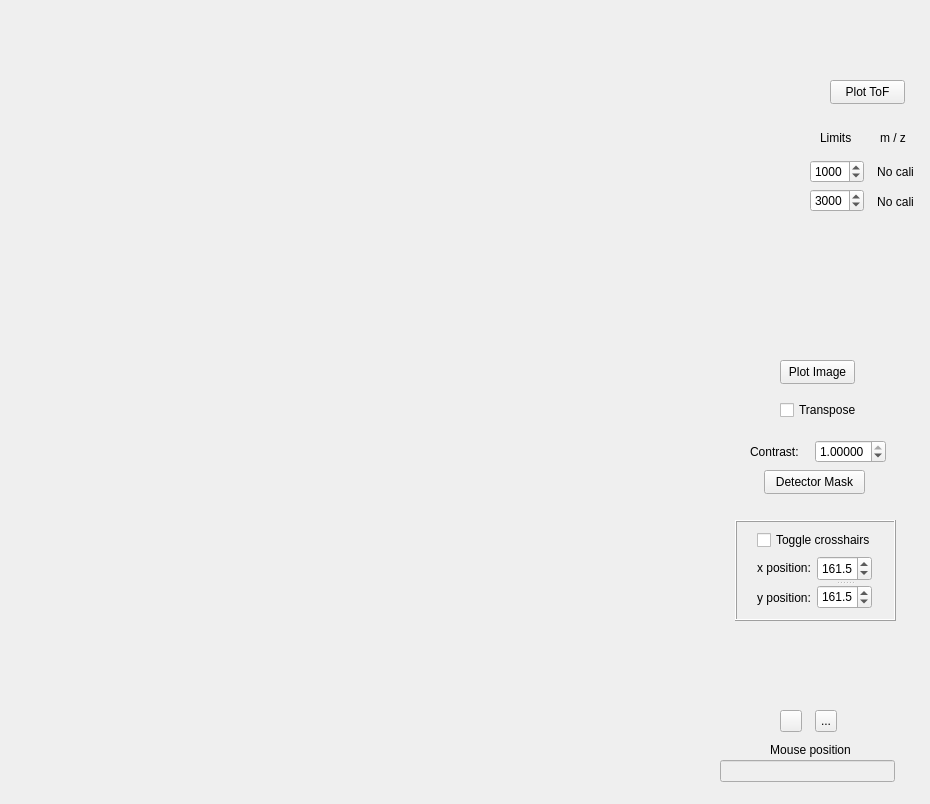
    <widget class="QWidget" name="plotTab">
     <attribute name="title">
      <string>Plot ToF range</string>
     </attribute>
     <widget class="PlotWidget" name="ToFWidget" native="true">
      <property name="geometry">
       <rect>
        <x>40</x>
        <y>20</y>
        <width>760</width>
        <height>250</height>
       </rect>
      </property>
      <property name="sizePolicy">
       <sizepolicy hsizetype="Expanding" vsizetype="Preferred">
        <horstretch>0</horstretch>
        <verstretch>0</verstretch>
       </sizepolicy>
      </property>
     </widget>
     <widget class="PlotWidget" name="ionImageWidget" native="true">
      <property name="geometry">
       <rect>
        <x>105</x>
        <y>290</y>
        <width>585</width>
        <height>505</height>
       </rect>
      </property>
      <property name="sizePolicy">
       <sizepolicy hsizetype="MinimumExpanding" vsizetype="MinimumExpanding">
        <horstretch>5</horstretch>
        <verstretch>5</verstretch>
       </sizepolicy>
      </property>
      <property name="minimumSize">
       <size>
        <width>300</width>
        <height>300</height>
       </size>
      </property>
     </widget>
     <widget class="QPushButton" name="plotToF">
      <property name="geometry">
       <rect>
        <x>830</x>
        <y>80</y>
        <width>75</width>
        <height>24</height>
       </rect>
      </property>
      <property name="text">
       <string>Plot ToF</string>
      </property>
     </widget>
     <widget class="QLineEdit" name="imageHoverCoords">
      <property name="enabled">
       <bool>false</bool>
      </property>
      <property name="geometry">
       <rect>
        <x>720</x>
        <y>760</y>
        <width>175</width>
        <height>22</height>
       </rect>
      </property>
     </widget>
     <widget class="QLabel" name="label_11">
      <property name="geometry">
       <rect>
        <x>755</x>
        <y>740</y>
        <width>111</width>
        <height>20</height>
       </rect>
      </property>
      <property name="text">
       <string>Mouse position</string>
      </property>
      <property name="alignment">
       <set>Qt::AlignCenter</set>
      </property>
      <property name="buddy">
       <cstring>imageHoverCoords</cstring>
      </property>
     </widget>
     <widget class="QLabel" name="label_21">
      <property name="geometry">
       <rect>
        <x>880</x>
        <y>130</y>
        <width>31</width>
        <height>16</height>
       </rect>
      </property>
      <property name="text">
       <string>m / z</string>
      </property>
     </widget>
     <widget class="QLabel" name="label_12">
      <property name="geometry">
       <rect>
        <x>820</x>
        <y>130</y>
        <width>49</width>
        <height>16</height>
       </rect>
      </property>
      <property name="text">
       <string>Limits</string>
      </property>
     </widget>
     <widget class="QWidget" name="layoutWidget_3">
      <property name="geometry">
       <rect>
        <x>810</x>
        <y>160</y>
        <width>111</width>
        <height>54</height>
       </rect>
      </property>
      <layout class="QGridLayout" name="gridLayout_10">
       <item row="0" column="0" rowspan="2">
        <layout class="QVBoxLayout" name="verticalLayout_4">
         <item>
          <widget class="QSpinBox" name="ToF_limit_one">
           <property name="maximum">
            <number>4095</number>
           </property>
           <property name="value">
            <number>1000</number>
           </property>
          </widget>
         </item>
         <item>
          <widget class="QSpinBox" name="ToF_limit_two">
           <property name="maximum">
            <number>4095</number>
           </property>
           <property name="value">
            <number>3000</number>
           </property>
          </widget>
         </item>
        </layout>
       </item>
       <item row="0" column="1">
        <widget class="QLabel" name="tofLimOneMz">
         <property name="text">
          <string>No cali</string>
         </property>
         <property name="alignment">
          <set>Qt::AlignCenter</set>
         </property>
        </widget>
       </item>
       <item row="1" column="1">
        <widget class="QLabel" name="tofLimTwoMz">
         <property name="text">
          <string>No cali</string>
         </property>
         <property name="alignment">
          <set>Qt::AlignCenter</set>
         </property>
        </widget>
       </item>
      </layout>
     </widget>
     <widget class="QFrame" name="frame_3">
      <property name="geometry">
       <rect>
        <x>735</x>
        <y>520</y>
        <width>161</width>
        <height>101</height>
       </rect>
      </property>
      <property name="frameShape">
       <enum>QFrame::Box</enum>
      </property>
      <property name="frameShadow">
       <enum>QFrame::Raised</enum>
      </property>
      <widget class="QWidget" name="layoutWidget_4">
       <property name="geometry">
        <rect>
         <x>22</x>
         <y>10</y>
         <width>115</width>
         <height>79</height>
        </rect>
       </property>
       <layout class="QGridLayout" name="gridLayout_3">
        <item row="0" column="0">
         <widget class="QCheckBox" name="toggleCrosshairs">
          <property name="text">
           <string>Toggle crosshairs</string>
          </property>
         </widget>
        </item>
        <item row="1" column="0">
         <layout class="QGridLayout" name="gridLayout_2">
          <item row="0" column="0">
           <widget class="QLabel" name="label_19">
            <property name="text">
             <string>x position:</string>
            </property>
           </widget>
          </item>
          <item row="0" column="1" rowspan="2">
           <widget class="QSplitter" name="splitter_2">
            <property name="orientation">
             <enum>Qt::Vertical</enum>
            </property>
            <widget class="QDoubleSpinBox" name="xCentrePos">
             <property name="decimals">
              <number>1</number>
             </property>
             <property name="maximum">
              <double>323.000000000000000</double>
             </property>
             <property name="singleStep">
              <double>0.500000000000000</double>
             </property>
             <property name="value">
              <double>161.500000000000000</double>
             </property>
            </widget>
            <widget class="QDoubleSpinBox" name="yCentrePos">
             <property name="decimals">
              <number>1</number>
             </property>
             <property name="maximum">
              <double>323.000000000000000</double>
             </property>
             <property name="singleStep">
              <double>0.500000000000000</double>
             </property>
             <property name="value">
              <double>161.500000000000000</double>
             </property>
            </widget>
           </widget>
          </item>
          <item row="1" column="0">
           <widget class="QLabel" name="label_20">
            <property name="text">
             <string>y position:</string>
            </property>
           </widget>
          </item>
         </layout>
        </item>
       </layout>
      </widget>
     </widget>
     <widget class="QCheckBox" name="transpose">
      <property name="geometry">
       <rect>
        <x>780</x>
        <y>400</y>
        <width>76</width>
        <height>20</height>
       </rect>
      </property>
      <property name="text">
       <string>Transpose</string>
      </property>
     </widget>
     <widget class="QWidget" name="layoutWidget_5">
      <property name="geometry">
       <rect>
        <x>750</x>
        <y>440</y>
        <width>136</width>
        <height>24</height>
       </rect>
      </property>
      <layout class="QHBoxLayout" name="horizontalLayout_2">
       <item>
        <widget class="QLabel" name="label_14">
         <property name="text">
          <string>Contrast:</string>
         </property>
         <property name="buddy">
          <cstring>ionImageContrast</cstring>
         </property>
        </widget>
       </item>
       <item>
        <widget class="QDoubleSpinBox" name="ionImageContrast">
         <property name="minimumSize">
          <size>
           <width>60</width>
           <height>0</height>
          </size>
         </property>
         <property name="decimals">
          <number>5</number>
         </property>
         <property name="minimum">
          <double>0.000000000000000</double>
         </property>
         <property name="maximum">
          <double>1.000000000000000</double>
         </property>
         <property name="singleStep">
          <double>0.100000000000000</double>
         </property>
         <property name="stepType">
          <enum>QAbstractSpinBox::AdaptiveDecimalStepType</enum>
         </property>
         <property name="value">
          <double>1.000000000000000</double>
         </property>
        </widget>
       </item>
      </layout>
     </widget>
     <widget class="QPushButton" name="detectorMaskButton">
      <property name="geometry">
       <rect>
        <x>764</x>
        <y>470</y>
        <width>101</width>
        <height>24</height>
       </rect>
      </property>
      <property name="text">
       <string>Detector Mask</string>
      </property>
     </widget>
     <widget class="QToolButton" name="circleROlButton">
      <property name="geometry">
       <rect>
        <x>780</x>
        <y>710</y>
        <width>22</width>
        <height>22</height>
       </rect>
      </property>
      <property name="text">
       <string/>
      </property>
      <property name="icon">
       <iconset>
        <normaloff>Assets/circle.png</normaloff>Assets/circle.png</iconset>
      </property>
     </widget>
     <widget class="QPushButton" name="plotImage">
      <property name="geometry">
       <rect>
        <x>780</x>
        <y>360</y>
        <width>75</width>
        <height>24</height>
       </rect>
      </property>
      <property name="text">
       <string>Plot Image</string>
      </property>
     </widget>
     <widget class="QToolButton" name="rectROIButton">
      <property name="geometry">
       <rect>
        <x>815</x>
        <y>710</y>
        <width>22</width>
        <height>22</height>
       </rect>
      </property>
      <property name="text">
       <string>...</string>
      </property>
      <property name="icon">
       <iconset>
        <normaloff>Assets/rect.png</normaloff>Assets/rect.png</iconset>
      </property>
     </widget>
    </widget>
